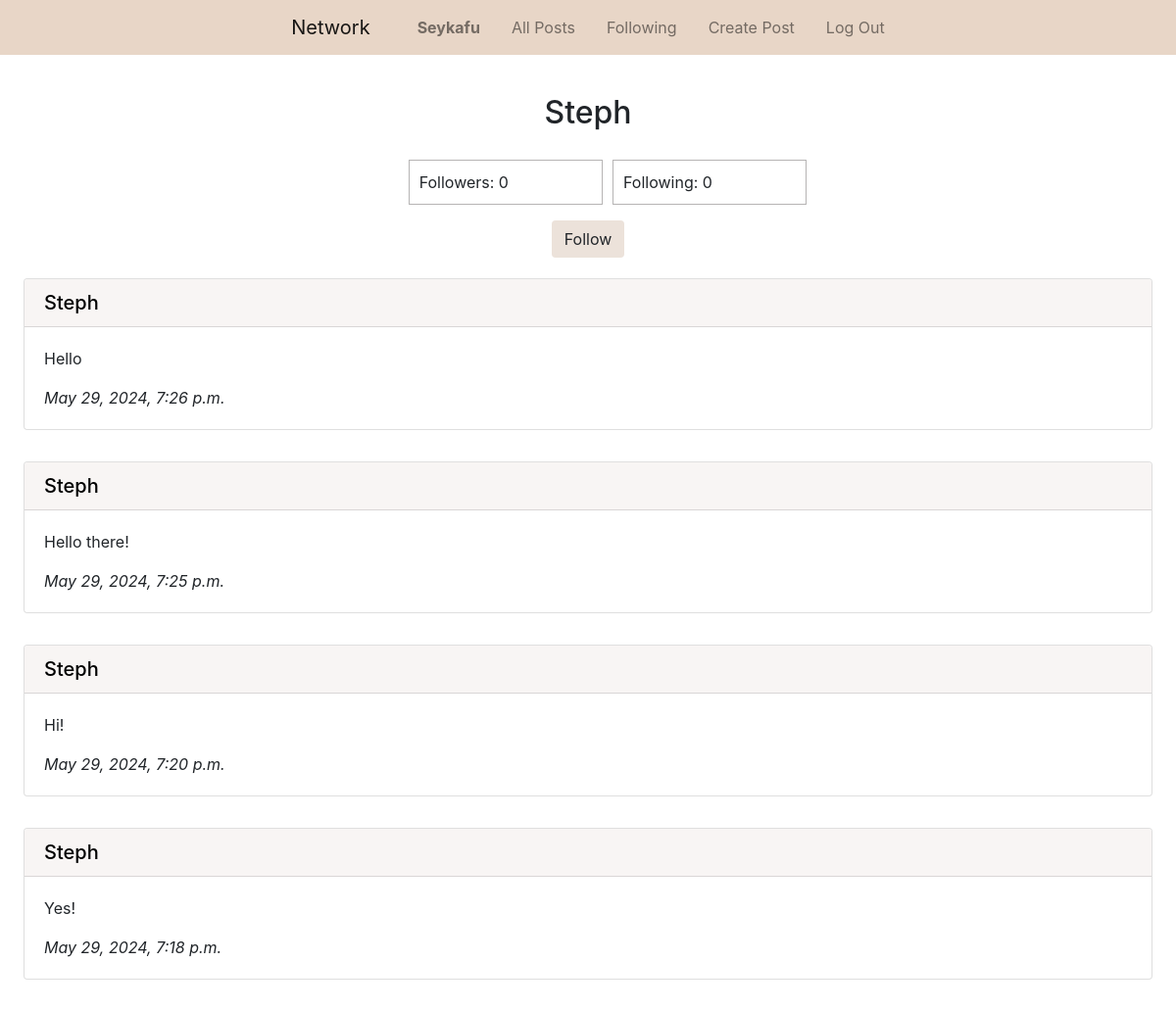
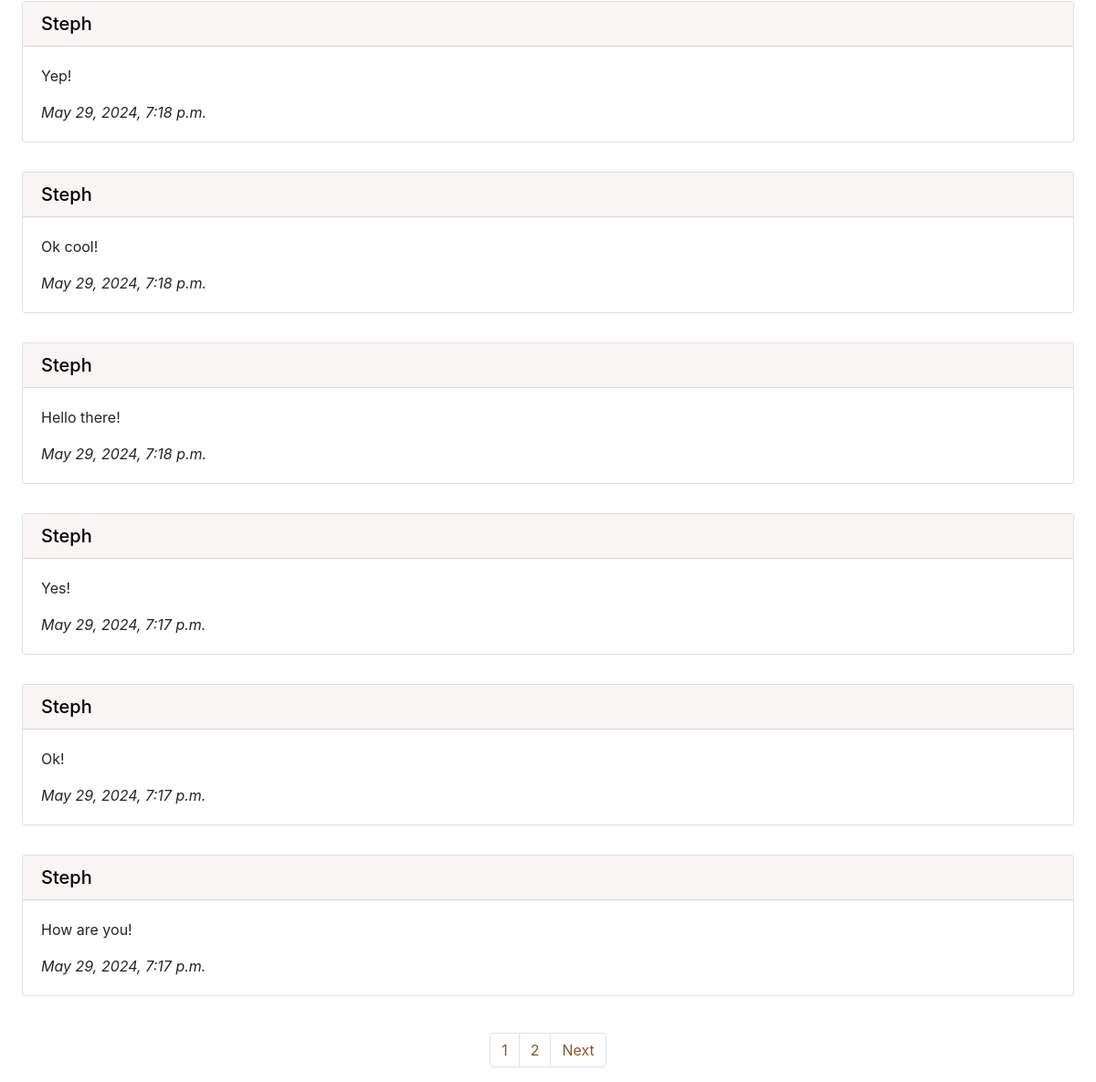
The app's page /profile/1 (signed in) with its own data (2 pictures, top to bottom).
### network/models.py (models this page shows, shortened)
class User(AbstractUser):
    pass

class Post(models.Model):
    content = models.CharField(max_length=300)
    user = models.ForeignKey(User, on_delete=models.CASCADE, related_name="post_user")
    date_time = models.DateTimeField(auto_now_add=True)

### network/views.py (the view)
# urls.py: path("profile/<int:user_id>", views.profile, name="profile"),
def profile(request, user_id):
    profile_user = User.objects.get(pk=user_id)
    user_posts = Post.objects.filter(user=profile_user).order_by("id").reverse()
    paginator = Paginator(user_posts, 10)
    page_number = request.GET.get("page")
    page_posts = paginator.get_page(page_number)
    followers = Follow.objects.filter(user_following=profile_user)
    following = Follow.objects.filter(user_follower=profile_user)
    try:
        if len(followers.filter(user_follower=request.user)) != 0:
            is_following = True
        else:
            is_following = False
    except:
        is_following = False
    return render(request, "network/profile.html", {
        "page_posts": page_posts,
        "profile_user": profile_user,
        "followers": followers,
        "following": following,
        "is_following": is_following
    })

### network/templates/network/profile.html (shortened to what this page needs)
{% extends "network/layout.html" %}
{% block body %}
    <h2 class="px-5 pt-4 pb-3 mt-3 text-center">{{ profile_user.username | capfirst }}</h2>
    <ul class="row d-flex justify-content-center">
        <li class="col-2 follow-border">
            Followers: {{ followers.count }}
        </li>
        <li class="col-2 follow-border">
            Following: {{ following.count }}
        </li>
    </ul>
    {% if user.is_authenticated %}
        {% if user != profile_user %}
            {% if is_following %}
                <form action="{% url 'unfollow' %}" method="post">
                    {% csrf_token %}
                    <div class="form-group">
                        <input class="form-control" type="hidden" name="unfollow" value="{{ profile_user.id }}">
                    </div>
                    <div class="text-center adjust">
                        <input class="btn btn-brown justify-content-center" type="submit" value="Unfollow">
                    </div>
                </form>
            {% else %}
                <form action="{% url 'follow' %}" method="post">
                    <div class="text-center adjust">
                        <input class="btn btn-brown justify-content-center" type="submit" value="Follow">
                    </div>
                </form>
            {% endif %}
        {% endif %}
    {% endif %}
    {% for post in page_posts %}
        <div class="px-4 py-3">
            <div class="card">
                <h5 class="card-header bg-brown"><a class="blacklink" href="{% url 'profile' user_id=post.user.id %}">{{ post.user.username | capfirst }}</a></h5>
                <div class="card-body">
                <p class="card-text">{{ post.content }}</p>
                <p class="card-text"><i>{{ post.date_time }}</i></p>
                </div>
            </div>
        </div>
    {% endfor %}
    <br>
    <nav aria-label="Page navigation">
        <ul class="pagination d-flex justify-content-center">
            {% for i in page_posts.paginator.page_range %}
                <li class="page-item"><a class="page-link brown-text" href="?page={{ i }}">{{ i }}</a></li>
            {% endfor %}
            {% if page_posts.has_next %}
                <li class="page-item"><a class="page-link brown-text" href="?page={{ page_posts.next_page_number }}">Next</a></li>
            {% endif %}
        </ul>
      </nav>
{% endblock %}

### network/templates/network/layout.html (shortened to what this page needs)
{% load static %}
<!DOCTYPE html>
<html lang="en">
    <head>
        <link rel="stylesheet" href="https://stackpath.bootstrapcdn.com/bootstrap/4.4.1/css/bootstrap.min.css">
        <link href="{% static 'network/styles.css' %}" rel="stylesheet">
    </head>
    <body>
        <nav class="navbar navbar-expand-lg navbar-light bg-light justify-content-center">
            <a class="navbar-brand px-3" href="{% url 'index' %}">Network</a>
            <div>
              <ul class="navbar-nav mr-auto">
                {% if user.is_authenticated %}
                    <li class="nav-item">
                        <a class="nav-link px-3" href="{% url 'profile' user_id=user.id %}"><strong>{{ user.username | capfirst }}</strong></a>
                    </li>
                {% endif %}
                <li class="nav-item">
                  <a class="nav-link px-3" href="{% url 'index' %}">All Posts</a>
                </li>
                {% if user.is_authenticated %}
                    <li class="nav-item">
                        <a class="nav-link px-3" href="#">Following</a>
                    </li>
                    <li class="nav-item">
                        <a class="nav-link px-3" href="{% url 'create' %}">Create Post</a>
                    </li>
                    <li class="nav-item">
                        <a class="nav-link px-3" href="{% url 'logout' %}">Log Out</a>
                    </li>
                {% endif %}
              </ul>
            </div>
          </nav>
        <div class="body">
            {% block body %}
            {% endblock %}
        </div>
    </body>
</html>

### network/static/network/styles.css (style rules this page uses)
.btn-brown { background-color: #ECE2DA !important; }
.blacklink { color: black !important; }
.bg-light { background-color: #e8d6c7 !important; }
.bg-brown { background-color: #f8f5f4 !important; }
.brown-text { color: #8a5626 !important; }
.follow-border { border: solid 1px rgb(182, 180, 180); padding: 10px; margin: 5px; list-style-type: None; }
.adjust { margin-top: -5px; margin-bottom: 5px; }

### records on screen
User: username "Seykafu"
User: username "Steph"
Post: user.username "Steph", content "Hello", date_time "May 29, 2024, 7:26 p.m."
Post: user.username "Steph", content "Hello there!", date_time "May 29, 2024, 7:25 p.m."
Post: user.username "Steph", content "Hi!", date_time "May 29, 2024, 7:20 p.m."
Post: user.username "Steph", content "Yes!", date_time "May 29, 2024, 7:18 p.m."
Post: user.username "Steph", content "Yep!", date_time "May 29, 2024, 7:18 p.m."
Post: user.username "Steph", content "Ok cool!", date_time "May 29, 2024, 7:18 p.m."
Post: user.username "Steph", content "Hello there!", date_time "May 29, 2024, 7:18 p.m."
Post: user.username "Steph", content "Yes!", date_time "May 29, 2024, 7:17 p.m."
Post: user.username "Steph", content "Ok!", date_time "May 29, 2024, 7:17 p.m."
Post: user.username "Steph", content "How are you!", date_time "May 29, 2024, 7:17 p.m."

### other values on screen
{{ followers.count }} "0"
{{ following.count }} "0"
{{ i }} "1" "2"
